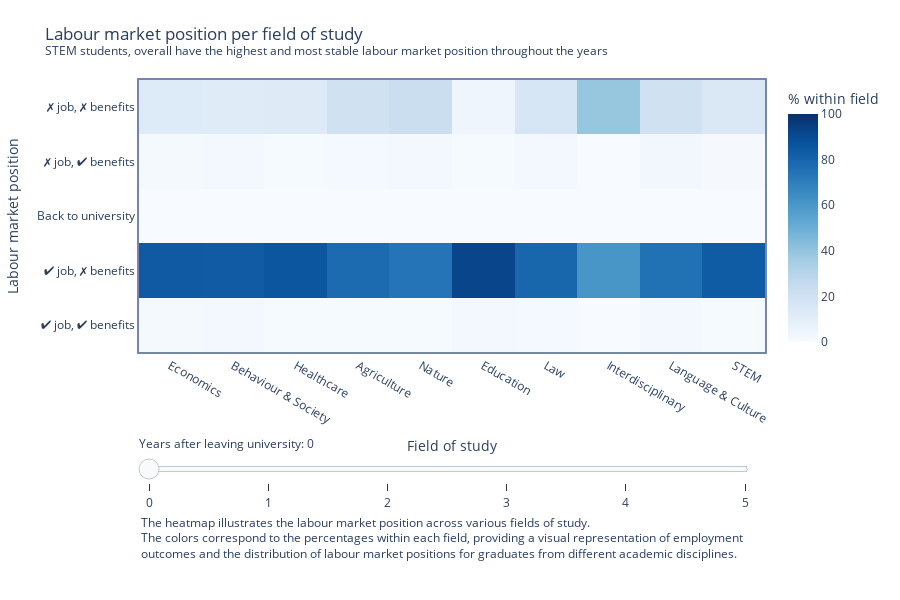

Notebook source saved alongside this figure:
### Markdown cell above
## Labour market postion per field of study

### Code cell
%run ../notebooks/hpdirections.ipynb

### Figure 1 — Plotly figure (JSON) as saved in the notebook; plotly's stock layout.template omitted (floating-point values rounded to 4 significant figures)
{"data": [{"colorbar": {"tickformat": "%d%", "title": {"text": "% within field"}}, "colorscale": [[0, "rgb(247,251,255)"], [0.125, "rgb(222,235,247)"], [0.25, "rgb(198,219,239)"], [0.375, "rgb(158,202,225)"], [0.5, "rgb(107,174,214)"], [0.625, "rgb(66,146,198)"], [0.75, "rgb(33,113,181)"], [0.875, "rgb(8,81,156)"], [1, "rgb(8,48,107)"]], "hoverinfo": "text+x", "hoverongaps": false, "text": [["1%", "2%", "1%", "1%", "1%", "3%", "2%", "0%", "2%", "1%"], ["84%", "84%", "85%", "77%", "74%", "92%", "79%", "61%", "75%", "83%"], ["0%", "0%", "0%", "0%", "0%", "0%", "0%", "0%", "0%", "0%"], ["1%", "2%", "1%", "2%", "2%", "1%", "3%", "0%", "3%", "1%"], ["13%", "12%", "13%", "20%", "23%", "5%", "16%", "39%", "20%", "15%"]], "type": "heatmap", "visible": true, "x": ["Economics", "Behaviour & Society", "Healthcare", "Agriculture", "Nature", "Education", "Law", "Interdisciplinary", "Language & Culture", "STEM"], "y": ["Met werk, met uitkering", "Met werk, zonder uitkering", "Terug in onderwijs", "Zonder werk, met uitkering", "Zonder werk, zonder uitkering"], "z": [[1.489, 2.238, 1.063, 0.9259, 1.103, 2.515, 1.902, 0, 2.28, 0.8163], [84.04, 83.73, 85.48, 77.31, 73.9, 92.07, 79.35, 60.71, 75.08, 83.27], [0, 0, 0, 0, 0, 0, 0, 0, 0, 0], [1.396, 1.996, 0.9445, 1.852, 2.206, 0.7737, 2.717, 0, 2.932, 1.224], [13.08, 12.04, 12.51, 19.91, 22.79, 4.642, 16.03, 39.29, 19.71, 14.69]], "zmax": 100, "zmin": 0}, {"colorbar": {"tickformat": "%d%", "title": {"text": "% within field"}}, "colorscale": [[0, "rgb(247,251,255)"], [0.125, "rgb(222,235,247)"], [0.25, "rgb(198,219,239)"], [0.375, "rgb(158,202,225)"], [0.5, "rgb(107,174,214)"], [0.625, "rgb(66,146,198)"], [0.75, "rgb(33,113,181)"], [0.875, "rgb(8,81,156)"], [1, "rgb(8,48,107)"]], "hoverinfo": "text+x", "hoverongaps": false, "text": [["2%", "2%", "1%", "1%", "1%", "3%", "2%", "0%", "3%", "1%"], ["85%", "82%", "78%", "83%", "74%", "86%", "83%", "32%", "74%", "87%"], ["6%", "9%", "16%", "6%", "13%", "6%", "7%", "43%", "9%", "5%"], ["1%", "2%", "1%", "2%", "1%", "1%", "2%", "0%", "2%", "1%"], ["5%", "4%", "3%", "6%", "7%", "3%", "5%", "20%", "9%", "4%"]], "type": "heatmap", "visible": false, "x": ["Economics", "Behaviour & Society", "Healthcare", "Agriculture", "Nature", "Education", "Law", "Interdisciplinary", "Language & Culture", "STEM"], "y": ["Met werk, met uitkering", "Met werk, zonder uitkering", "Terug in onderwijs", "Zonder werk, met uitkering", "Zonder werk, zonder uitkering"], "z": [[1.582, 2.117, 1.181, 1.389, 1.471, 2.901, 1.63, 0, 2.932, 0.9796], [84.88, 81.85, 77.8, 83.33, 74.26, 86.46, 82.88, 32.14, 74.1, 87.43], [5.537, 8.893, 16.06, 6.481, 13.24, 6.19, 7.337, 42.86, 9.283, 5.143], [1.443, 1.875, 0.8264, 1.852, 1.103, 1.161, 2.446, 0, 2.28, 1.061], [5.398, 4.416, 3.07, 6.481, 6.985, 2.515, 4.62, 19.64, 8.795, 4.163]], "zmax": 100, "zmin": 0}, {"colorbar": {"tickformat": "%d%", "title": {"text": "% within field"}}, "colorscale": [[0, "rgb(247,251,255)"], [0.125, "rgb(222,235,247)"], [0.25, "rgb(198,219,239)"], [0.375, "rgb(158,202,225)"], [0.5, "rgb(107,174,214)"], [0.625, "rgb(66,146,198)"], [0.75, "rgb(33,113,181)"], [0.875, "rgb(8,81,156)"], [1, "rgb(8,48,107)"]], "hoverinfo": "text+x", "hoverongaps": false, "text": [["1%", "2%", "1%", "1%", "1%", "2%", "1%", "0%", "2%", "1%"], ["85%", "81%", "76%", "82%", "74%", "85%", "84%", "32%", "74%", "87%"], ["7%", "11%", "19%", "8%", "15%", "10%", "9%", "54%", "12%", "6%"], ["2%", "2%", "1%", "2%", "1%", "1%", "2%", "0%", "2%", "1%"], ["4%", "3%", "2%", "4%", "5%", "2%", "3%", "14%", "6%", "3%"]], "type": "heatmap", "visible": false, "x": ["Economics", "Behaviour & Society", "Healthcare", "Agriculture", "Nature", "Education", "Law", "Interdisciplinary", "Language & Culture", "STEM"], "y": ["Met werk, met uitkering", "Met werk, zonder uitkering", "Terug in onderwijs", "Zonder werk, met uitkering", "Zonder werk, zonder uitkering"], "z": [[1.163, 1.694, 0.9445, 0.9259, 0.7353, 1.547, 1.359, 0, 2.28, 0.7347], [84.83, 80.7, 76.03, 82.41, 73.53, 84.72, 83.7, 32.14, 73.62, 87.1], [7.12, 11.37, 18.54, 7.87, 15.07, 10.25, 8.696, 53.57, 12.21, 6.449], [1.629, 1.936, 1.063, 1.852, 1.103, 1.161, 1.902, 0, 2.443, 0.9796], [3.583, 3.025, 2.007, 4.167, 5.147, 1.547, 3.261, 14.29, 6.189, 3.02]], "zmax": 100, "zmin": 0}, {"colorbar": {"tickformat": "%d%", "title": {"text": "% within field"}}, "colorscale": [[0, "rgb(247,251,255)"], [0.125, "rgb(222,235,247)"], [0.25, "rgb(198,219,239)"], [0.375, "rgb(158,202,225)"], [0.5, "rgb(107,174,214)"], [0.625, "rgb(66,146,198)"], [0.75, "rgb(33,113,181)"], [0.875, "rgb(8,81,156)"], [1, "rgb(8,48,107)"]], "hoverinfo": "text+x", "hoverongaps": false, "text": [["1%", "2%", "1%", "2%", "0%", "1%", "1%", "0%", "2%", "1%"], ["85%", "80%", "74%", "82%", "74%", "83%", "84%", "36%", "72%", "87%"], ["8%", "13%", "20%", "9%", "15%", "13%", "9%", "55%", "14%", "7%"], ["1%", "2%", "1%", "1%", "1%", "1%", "2%", "0%", "3%", "1%"], ["3%", "3%", "2%", "4%", "4%", "1%", "2%", "9%", "5%", "3%"]], "type": "heatmap", "visible": false, "x": ["Economics", "Behaviour & Society", "Healthcare", "Agriculture", "Nature", "Education", "Law", "Interdisciplinary", "Language & Culture", "STEM"], "y": ["Met werk, met uitkering", "Met werk, zonder uitkering", "Terug in onderwijs", "Zonder werk, met uitkering", "Zonder werk, zonder uitkering"], "z": [[1.117, 1.512, 1.181, 1.852, 0.3676, 0.7737, 0.8152, 0, 2.443, 0.6531], [84.69, 79.79, 74.14, 81.94, 74.26, 82.79, 83.97, 35.71, 72.48, 86.69], [7.911, 12.76, 20.19, 8.796, 15.44, 13.35, 9.239, 55.36, 13.84, 6.857], [1.489, 1.996, 1.063, 0.9259, 1.103, 0.9671, 1.902, 0, 2.606, 1.061], [2.606, 2.722, 1.889, 3.704, 3.676, 1.354, 2.174, 8.929, 4.723, 2.531]], "zmax": 100, "zmin": 0}, {"colorbar": {"tickformat": "%d%", "title": {"text": "% within field"}}, "colorscale": [[0, "rgb(247,251,255)"], [0.125, "rgb(222,235,247)"], [0.25, "rgb(198,219,239)"], [0.375, "rgb(158,202,225)"], [0.5, "rgb(107,174,214)"], [0.625, "rgb(66,146,198)"], [0.75, "rgb(33,113,181)"], [0.875, "rgb(8,81,156)"], [1, "rgb(8,48,107)"]], "hoverinfo": "text+x", "hoverongaps": false, "text": [["5%", "5%", "5%", "3%", "3%", "4%", "4%", "2%", "15%", "4%"], ["80%", "76%", "70%", "81%", "70%", "79%", "81%", "36%", "58%", "83%"], ["9%", "14%", "21%", "9%", "16%", "15%", "9%", "55%", "15%", "7%"], ["2%", "2%", "1%", "2%", "3%", "1%", "2%", "0%", "3%", "2%"], ["2%", "2%", "1%", "3%", "4%", "1%", "2%", "7%", "4%", "2%"]], "type": "heatmap", "visible": false, "x": ["Economics", "Behaviour & Society", "Healthcare", "Agriculture", "Nature", "Education", "Law", "Interdisciplinary", "Language & Culture", "STEM"], "y": ["Met werk, met uitkering", "Met werk, zonder uitkering", "Terug in onderwijs", "Zonder werk, met uitkering", "Zonder werk, zonder uitkering"], "z": [[4.979, 4.537, 4.723, 3.241, 2.941, 4.062, 3.533, 1.786, 15.31, 3.755], [80.22, 76.35, 69.78, 80.56, 70.22, 78.53, 80.71, 35.71, 58.47, 83.27], [8.562, 13.61, 21.49, 8.796, 16.18, 15.09, 9.239, 55.36, 15.15, 7.184], [2.373, 2.238, 1.299, 2.315, 2.574, 1.161, 2.174, 0, 3.257, 1.551], [1.768, 1.936, 1.299, 2.778, 4.044, 0.7737, 1.63, 7.143, 3.583, 1.959]], "zmax": 100, "zmin": 0}, {"colorbar": {"tickformat": "%d%", "title": {"text": "% within field"}}, "colorscale": [[0, "rgb(247,251,255)"], [0.125, "rgb(222,235,247)"], [0.25, "rgb(198,219,239)"], [0.375, "rgb(158,202,225)"], [0.5, "rgb(107,174,214)"], [0.625, "rgb(66,146,198)"], [0.75, "rgb(33,113,181)"], [0.875, "rgb(8,81,156)"], [1, "rgb(8,48,107)"]], "hoverinfo": "text+x", "hoverongaps": false, "text": [["3%", "2%", "2%", "2%", "2%", "2%", "2%", "0%", "8%", "2%"], ["83%", "78%", "72%", "80%", "69%", "79%", "82%", "36%", "65%", "85%"], ["9%", "14%", "23%", "10%", "17%", "17%", "10%", "59%", "17%", "7%"], ["1%", "2%", "1%", "2%", "3%", "1%", "2%", "0%", "2%", "1%"], ["2%", "2%", "1%", "3%", "4%", "1%", "2%", "5%", "3%", "2%"]], "type": "heatmap", "visible": false, "x": ["Economics", "Behaviour & Society", "Healthcare", "Agriculture", "Nature", "Education", "Law", "Interdisciplinary", "Language & Culture", "STEM"], "y": ["Met werk, met uitkering", "Met werk, zonder uitkering", "Terug in onderwijs", "Zonder werk, met uitkering", "Zonder werk, zonder uitkering"], "z": [[2.652, 2.178, 1.771, 1.852, 2.206, 2.128, 1.63, 0, 8.469, 1.878], [82.92, 78.04, 71.66, 79.63, 69.49, 78.72, 82.07, 35.71, 65.31, 85.39], [8.981, 14.28, 22.67, 9.722, 16.54, 16.83, 10.05, 58.93, 16.78, 7.429], [1.489, 1.875, 1.181, 2.315, 2.574, 1.161, 1.63, 0, 2.443, 1.061], [1.954, 1.815, 1.299, 2.778, 3.676, 0.9671, 2.174, 5.357, 3.094, 1.959]], "zmax": 100, "zmin": 0}], "layout": {"annotations": [{"align": "left", "font": {"size": 12}, "showarrow": false, "text": " <br>The heatmap illustrates the labour market position across various fields of study.<br>The colors correspond to the percentages within each field, providing a visual representation of employment<br>outcomes and the distribution of labour market positions for graduates from different academic disciplines.", "x": 0, "xanchor": "left", "xref": "paper", "y": -0.78, "yanchor": "bottom", "yref": "paper"}], "height": 600, "margin": {"b": 80, "l": 20, "r": 20, "t": 80}, "sliders": [{"active": 0, "currentvalue": {"prefix": "Years after leaving university: "}, "pad": {"b": 80, "r": 10, "t": 80}, "steps": [{"args": ["visible", [true, false, false, false, false, false]], "label": "0", "method": "restyle"}, {"args": ["visible", [false, true, false, false, false, false]], "label": "1", "method": "restyle"}, {"args": ["visible", [false, false, true, false, false, false]], "label": "2", "method": "restyle"}, {"args": ["visible", [false, false, false, true, false, false]], "label": "3", "method": "restyle"}, {"args": ["visible", [false, false, false, false, true, false]], "label": "4", "method": "restyle"}, {"args": ["visible", [false, false, false, false, false, true]], "label": "5", "method": "restyle"}]}], "title": {"text": "Labour market position per field of study<br><sup>STEM students, overall have the highest and most stable labour market position throughout the years</sup>"}, "xaxis": {"linecolor": "#7785A9", "linewidth": 2, "mirror": true, "showline": true, "title": {"text": "Field of study"}}, "yaxis": {"linecolor": "#7785A9", "linewidth": 2, "mirror": true, "showline": true, "ticktext": ["✔ job, ✔ benefits", "✔ job, ✗ benefits", "Back to university", "✗ job, ✔ benefits", "✗ job, ✗ benefits"], "tickvals": ["Met werk, met uitkering", "Met werk, zonder uitkering", "Terug in onderwijs", "Zonder werk, met uitkering", "Zonder werk, zonder uitkering"], "title": {"text": "Labour market position"}}}}
